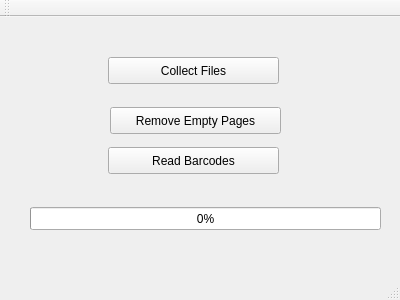
<?xml version="1.0" encoding="UTF-8"?>
<ui version="4.0">
 <class>MainWindow</class>
 <widget class="QMainWindow" name="MainWindow">
  <property name="geometry">
   <rect>
    <x>0</x>
    <y>0</y>
    <width>400</width>
    <height>300</height>
   </rect>
  </property>
  <property name="windowTitle">
   <string>MainWindow</string>
  </property>
  <widget class="QWidget" name="centralWidget">
   <widget class="QPushButton" name="pushButton">
    <property name="geometry">
     <rect>
      <x>108</x>
      <y>40</y>
      <width>171</width>
      <height>27</height>
     </rect>
    </property>
    <property name="text">
     <string>Collect Files</string>
    </property>
   </widget>
   <widget class="QProgressBar" name="progressBar">
    <property name="geometry">
     <rect>
      <x>30</x>
      <y>190</y>
      <width>351</width>
      <height>23</height>
     </rect>
    </property>
    <property name="value">
     <number>0</number>
    </property>
   </widget>
   <widget class="QPushButton" name="pushButton_2">
    <property name="geometry">
     <rect>
      <x>110</x>
      <y>90</y>
      <width>171</width>
      <height>27</height>
     </rect>
    </property>
    <property name="text">
     <string>Remove Empty Pages</string>
    </property>
   </widget>
   <widget class="QPushButton" name="pushButton_3">
    <property name="geometry">
     <rect>
      <x>108</x>
      <y>130</y>
      <width>171</width>
      <height>27</height>
     </rect>
    </property>
    <property name="text">
     <string>Read Barcodes</string>
    </property>
   </widget>
  </widget>
  <widget class="QMenuBar" name="menuBar">
   <property name="geometry">
    <rect>
     <x>0</x>
     <y>0</y>
     <width>400</width>
     <height>25</height>
    </rect>
   </property>
  </widget>
  <widget class="QToolBar" name="mainToolBar">
   <attribute name="toolBarArea">
    <enum>TopToolBarArea</enum>
   </attribute>
   <attribute name="toolBarBreak">
    <bool>false</bool>
   </attribute>
  </widget>
  <widget class="QStatusBar" name="statusBar"/>
 </widget>
 <layoutdefault spacing="6" margin="11"/>
 <resources/>
 <connections/>
</ui>
